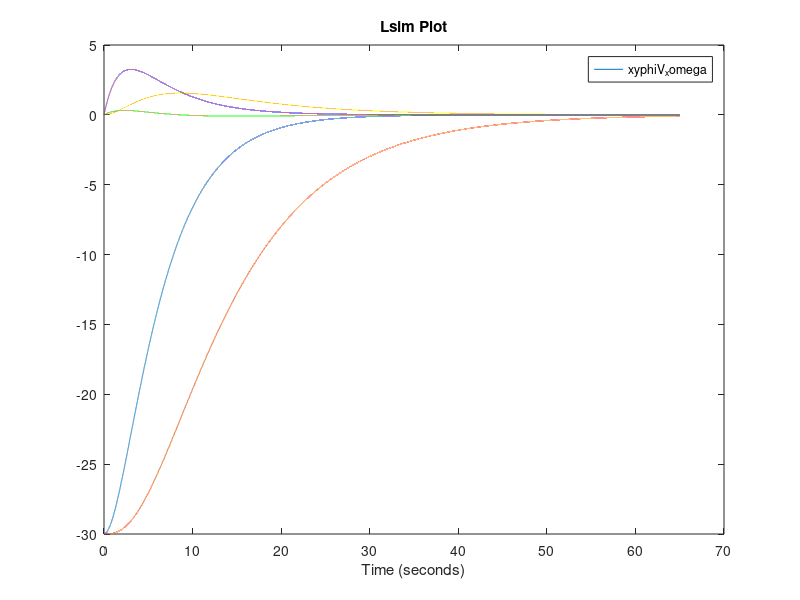
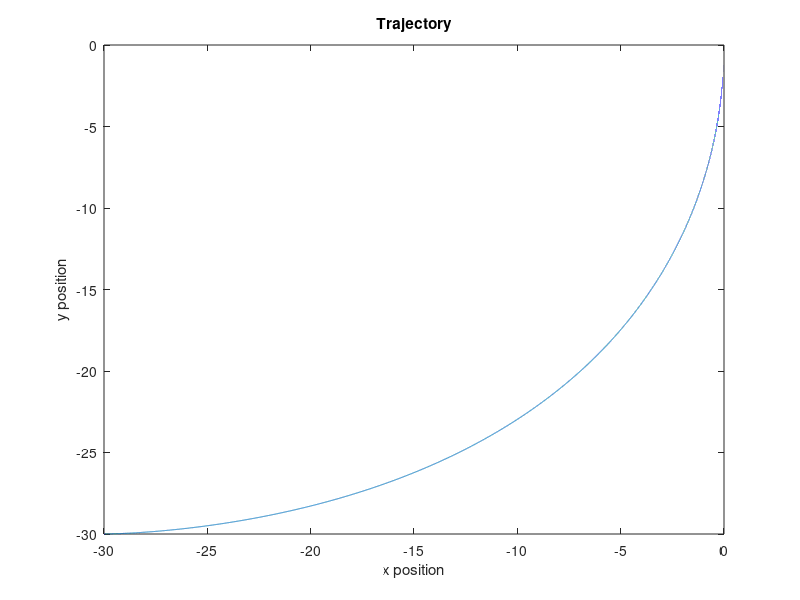
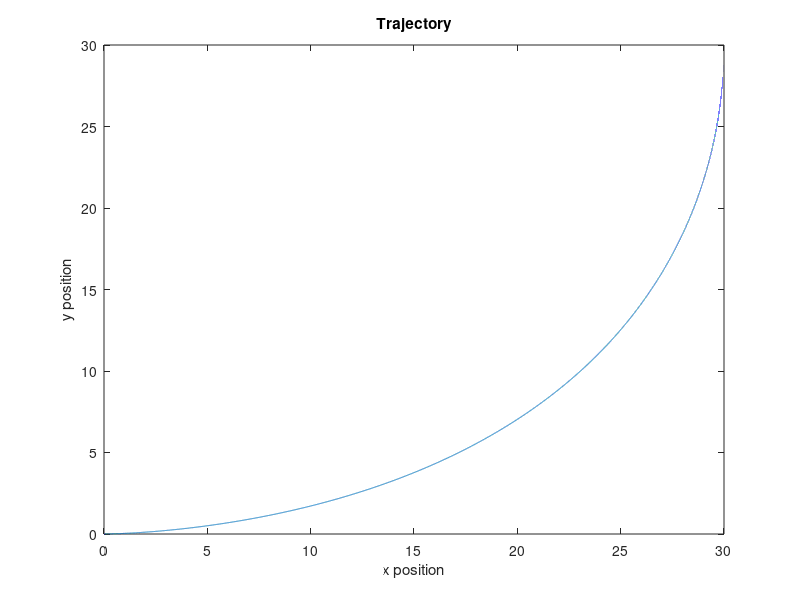
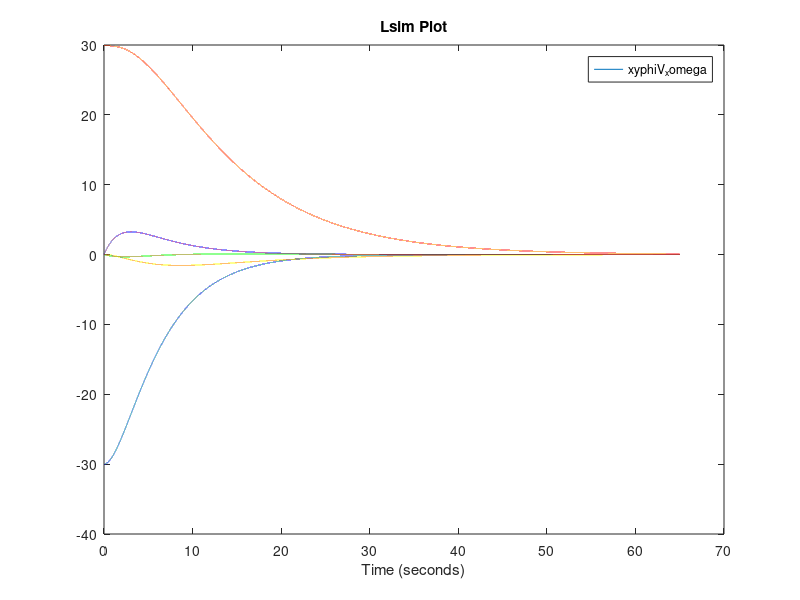

Source code (MATLAB) for these figures, in order: (Note: this script raises an error after producing the figures.)
clc
clear all
close all

%my Parameters
mass     = 0.20;
p = 1.255;  %Air density
l = 0.6223; %length
breadth = 0.2032; %breadth
j = (l^2+breadth^2)*mass/2; %inertia
a = 0.19;               %cross area
K = 0;



%% system dynamics

% A = [0 0 0 1 0 0; 0 0 0 0 1 0; 0 0 0 0 0 1; 0 0 0 0 0 0 ; 0 0 0 0 0 0; 0 0 0 0 0 0];
% B = [0 0 0; 0 0 0; 0 0 0; 1/mass 1/mass 0; 0 0 1; length/j -length/j 0];

A = [0 0 0 1 0; 0 0 1 0 0; 0 0 0 0 1; 0 0 0 0 0; 0 0 0 0 -K];
B = [0 0; 0 0; 0 0; 1/mass 1/mass; l/j -l/j];
ctrb(A,B);
k = place(A,B,[-0.1 -0.2 -0.3 -0.4 -0.5]);
AA = A-B*k;
sys1 = ss(AA,B,[0 0 0 0 0], 0);
f1 = 0.01;
f2 = 0.01;
T = 0:0.001:65;

%% way point 1

x0_1 = 0;
y0_1 = 0;
xr_1 = 30;
yr_1 = 30;
ex_1 = x0_1 - xr_1;
ey_1 = y0_1 - yr_1;
initial = [ex_1 ey_1 0*pi/180 0 0];

T = 0:0.001:65;

u_1 = 0.01*zeros(2,length(T));
[y_1, T, x_1] = lsim(sys1,u_1,T,initial);
X_1(:,1) = xr_1+x_1(:,1);
Y_1(:,1) = yr_1+x_1(:,2);

%% plots
figure(1)
plot(T,x_1);
title("Lsim Plot");
legend(["x", "y", "phi", "V_x", "omega"]);
xlabel("Time (seconds)");

figure(2)
plot(x_1(:,1),x_1(:,2));
title("Trajectory");
xlabel("x position");
ylabel("y position");

figure(3)
plot(X_1(:,1),Y_1(:,1));
title("Trajectory");
xlabel("x position");
ylabel("y position");

%% waypoint 2

x0_2 = X_1(length(T),1);
y0_2 = Y_1(length(T),1);
xr_2 = 60;
yr_2 = 0;
ex_2 = x0_2 - xr_2;
ey_2 = y0_2 - yr_2;

initial = [ex_2 ey_2 x_1(length(T),3)*pi/180 0 0];

T = 0:0.001:65;

u_2 = 0.01*zeros(2,length(T));
[y_2, T, x_2] = lsim(sys1,u_2,T,initial);
X_2(:,1) = xr_2+x_2(:,1);
Y_2(:,1) = yr_2+x_2(:,2);

%% plots
figure(4)
plot(T,x_2);
title("Lsim Plot");
legend(["x", "y", "phi", "V_x", "omega"]);
xlabel("Time (seconds)");

figure(5)
plot(x_2(:,1),x_2(:,2));
title("Trajectory");
xlabel("x position");
ylabel("y position");

figure(6)
plot(X_2(:,1),Y_2(:,1));
title("Trajectory");
xlabel("x position");
ylabel("y position");

%% waypoint 3

x0_3 = X_2(length(T),1);
y0_3 = Y_2(length(T),1);
xr_3 = 30;
yr_3 = -30;
ex_3 = x0_3 - xr_3;
ey_3 = y0_3 - yr_3;
initial = [ex_3 ey_3 x_2(length(T),3)*pi/180 0 0];

T = 0:0.001:65;

u_3 = 0.01*zeros(2,length(T));
[y_3, T, x_3] = lsim(sys1,u_3,T,initial);
X_3(:,1) = xr_3+x_3(:,1);
Y_3(:,1) = yr_3+x_3(:,2);

%% plots
figure(7)
plot(T,x_3);
title("Lsim Plot");
legend(["x", "y", "phi", "V_x", "omega"]);
xlabel("Time (seconds)");

figure(8)
plot(x_3(:,1),x_3(:,2));
title("Trajectory");
xlabel("x position");
ylabel("y position");

figure(9)
plot(X_3(:,1),Y_3(:,1));
title("Trajectory");
xlabel("x position");
ylabel("y position");

%% waypoint 4

x0_4 = X_3(length(T),1);
y0_4 = Y_3(length(T),1);
xr_4 = 0;
yr_4 = 0;
ex_4 = x0_4 - xr_4;
ey_4 = y0_4 - yr_4;
initial = [ex_4 ey_4 x_3(length(T),3)*pi/180 0 0];

T = 0:0.001:65;

u_4 = 0.01*zeros(2,length(T));
[y_4, T, x_4] = lsim(sys1,u_4,T,initial);
X_4(:,1) = xr_4+x_4(:,1);
Y_4(:,1) = yr_4+x_4(:,2);

%% plots
figure(10)
plot(T,x_4);
title("Lsim Plot");
legend(["x", "y", "phi", "V_x", "omega"]);
xlabel("Time (seconds)");

figure(11)
plot(x_4(:,1),x_4(:,2));
title("Trajectory");
xlabel("x position");
ylabel("y position");

figure(12)
plot(X_4(:,1),Y_4(:,1));
title("Trajectory");
xlabel("x position");
ylabel("y position");

%% Square trajectory
x1 = [0 30];
y1 = [0 30];
x2 = [30 60];
y2 = [30 0];
x3 = [60 30];
y3 = [0 -30];
x4 = [30 0];
y4 = [-30 0];



%% Full Plots
Full_t = [T ;length(T)+T; 2*length(T)+T; 3*length(T)+T];
yaw(:) = [x_1(:,3); x_2(:,3); x_3(:,3); x_4(:,3)];
positionx(:) = [X_1(:,1);X_2(:,1);X_3(:,1);X_4(:,1)];
positiony(:) = [Y_1(:,1);Y_2(:,1);Y_3(:,1);Y_4(:,1)];

figure(13)
plot(positionx,positiony);
hold on
line(x1,y1,'Color','red','LineStyle','--')
hold on
line(x2,y2,'Color','red','LineStyle','--')
hold on
line(x3,y3,'Color','red','LineStyle','--')
hold on
line(x4,y4,'Color','red','LineStyle','--')

figure(14)
plot(Full_t,yaw);
